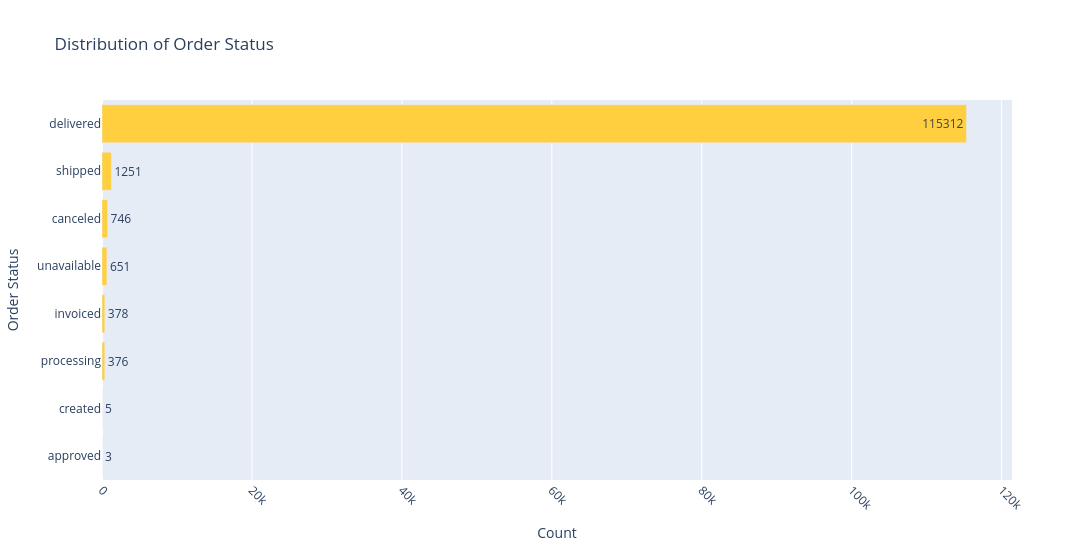

The notebook cell this image was saved under:
### Markdown cell above
Total sales and order volume demonstrate consistent parallel growth from October 2016 through October 2018, indicating business expansion was driven by increased transaction frequency.   
Both metrics show similar seasonal patterns with temporary dips in early 2018. The strong correlation suggests revenue growth was primarily volume-based rather than price-based during this period.

### Code cell
# What is the distribution of `order_status` values?

df0 =df['order_status'].value_counts().reset_index()\
    .sort_values('count', ascending=True)

fig = px.bar(df0, x='count', y='order_status',
             orientation='h',title='Distribution of Order Status',
             color_discrete_sequence=["#ffcf40"],
             width=1200, text='count' )
fig.update_xaxes(tickangle=45)
fig.update_layout(xaxis_title='Count', yaxis_title='Order Status',)
fig.show()

### Figure 1 — Plotly figure (JSON) as saved in the notebook; plotly's stock layout.template omitted (floating-point values rounded to 4 significant figures)
{"data": [{"hovertemplate": "count=%{text}<br>order_status=%{y}<extra></extra>", "legendgroup": "", "marker": {"color": "#ffcf40", "pattern": {"shape": ""}}, "name": "", "orientation": "h", "showlegend": false, "text": [3.0, 5.0, 376.0, 378.0, 651.0, 746.0, 1251.0, 115300.0], "textposition": "auto", "type": "bar", "x": [3, 5, 376, 378, 651, 746, 1251, 115312], "xaxis": "x", "y": ["approved", "created", "processing", "invoiced", "unavailable", "canceled", "shipped", "delivered"], "yaxis": "y"}], "layout": {"barmode": "relative", "legend": {"tracegroupgap": 0}, "title": {"text": "Distribution of Order Status"}, "width": 1200, "xaxis": {"anchor": "y", "domain": [0, 1], "tickangle": 45, "title": {"text": "Count"}}, "yaxis": {"anchor": "x", "domain": [0, 1], "title": {"text": "Order Status"}}}}
